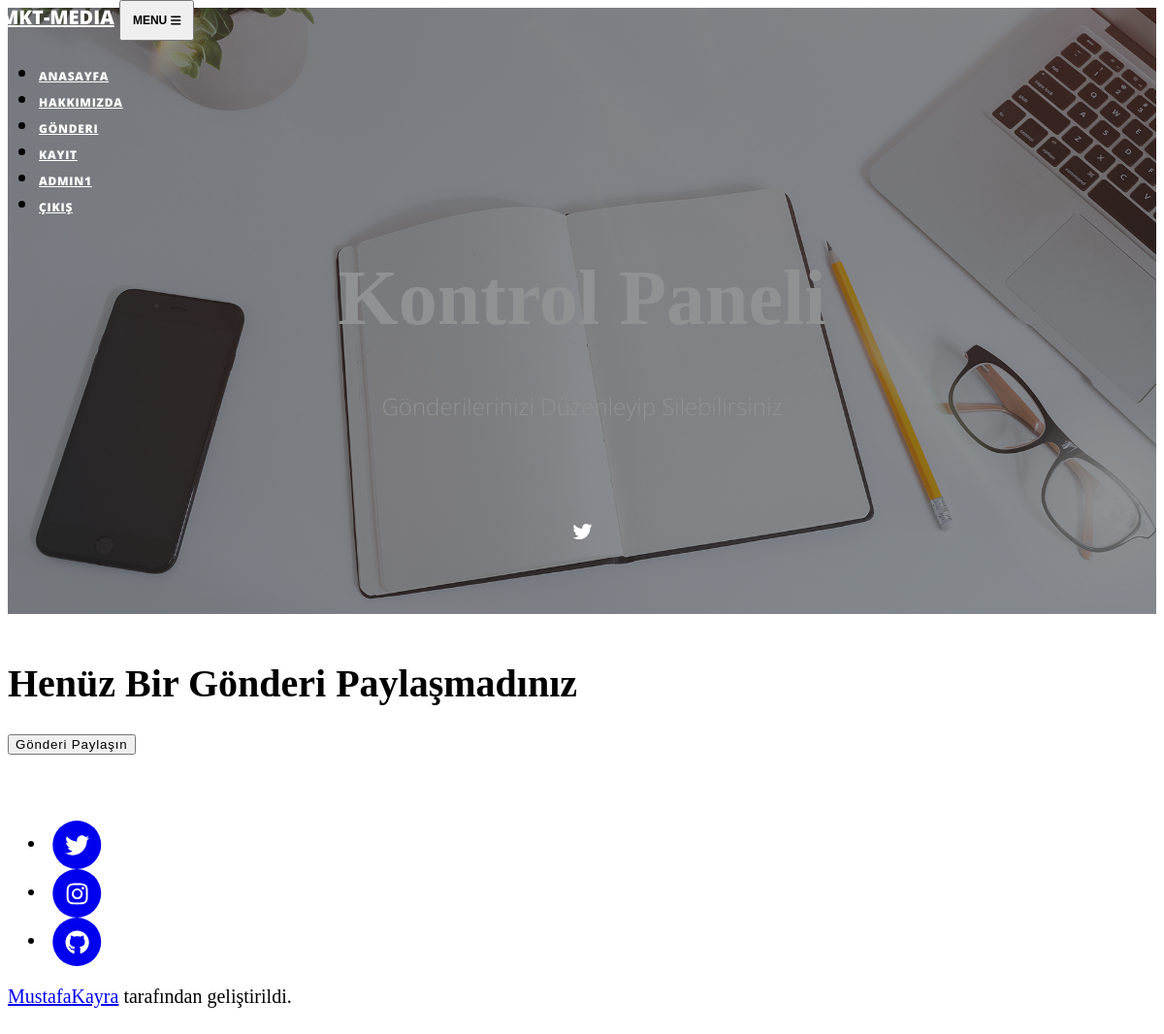
The app's page /Post/dashboard/ (signed in), older data.
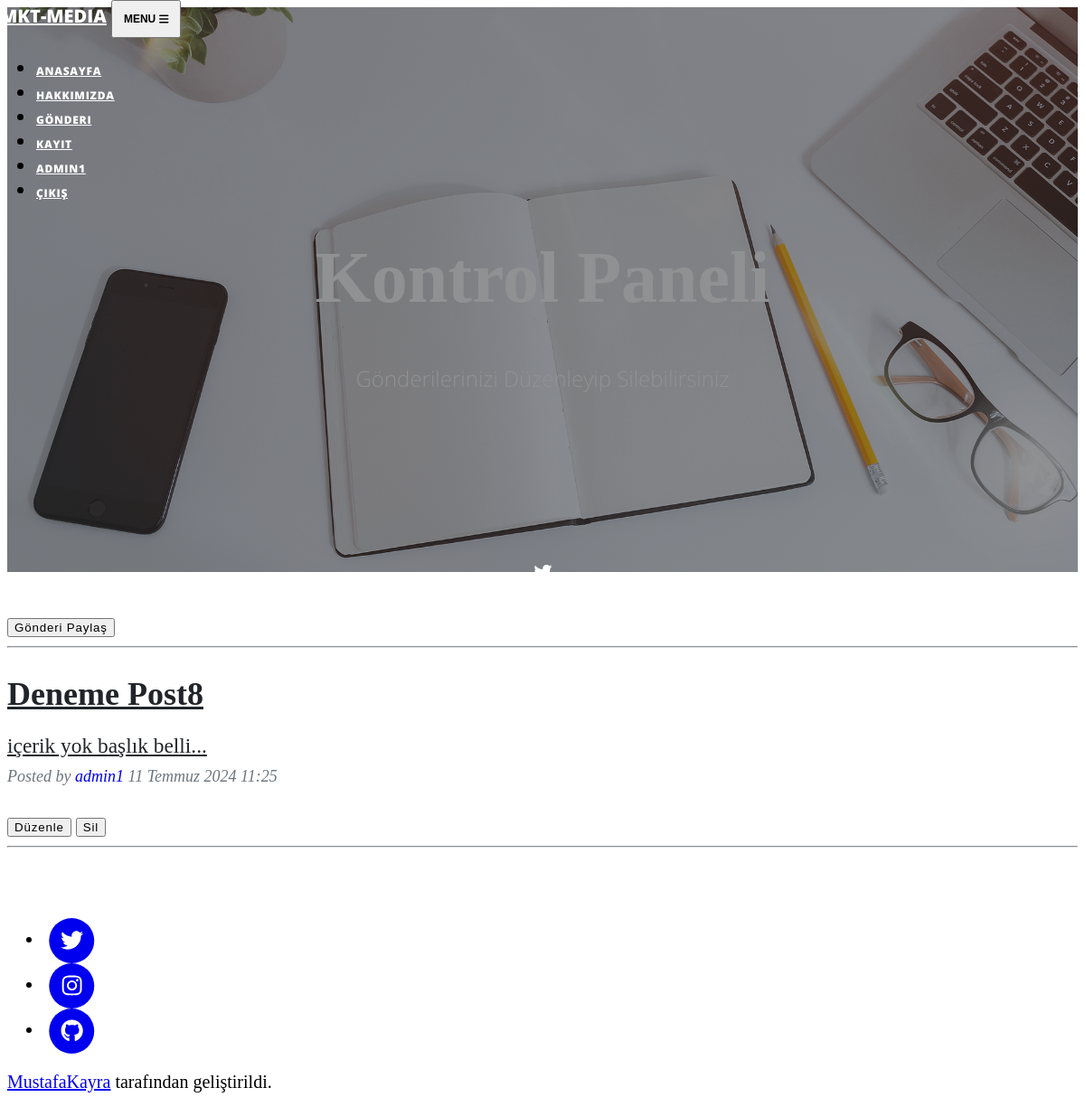
The same page, newer data.
### post/models.py (models this page shows, shortened)
class Post(models.Model):
    author = models.CharField(max_length=30,null=False,blank=False)
    title = models.CharField(max_length=100,null=False,blank=False)
    content = models.TextField(null=False,blank=False)
    email = models.CharField(max_length=50)
    date = models.DateTimeField(auto_now_add=True)
    slug = models.SlugField(null=False,blank=True,unique=True,db_index=True)
    def get_summary(self):
        return self.content[:30] + '...'

### post/views.py (the view)
# urls.py: path('dashboard/',views.dashboard,name="dashboard"),
def dashboard(request):
    posts = Post.objects.filter(author = request.user)
    context = {
        "posts":posts
    }
    return render(request,"dashboard.html",context)

### templates/dashboard.html (shortened to what this page needs)
{% extends "base.html" %}
{% load static %}
{% block body %}
        <header class="masthead" style="background-image: url('{% static 'img/home-bg.jpg' %}')">
            <div class="container position-relative px-4 px-lg-5">
                <div class="row gx-4 gx-lg-5 justify-content-center">
                    <div class="col-md-10 col-lg-8 col-xl-7">
                        <div class="site-heading">
                            <h1>Kontrol Paneli</h1>
                            <span class="subheading">Gönderilerinizi Düzenleyip Silebilirsiniz</span>
                        </div>
                    </div>
                </div>
            </div>
        </header>
        {% if posts %}
            <div class="container position-relative px-4 px-lg-5">
                <div class="row gx-4 gx-lg-5 justify-content-center">
                    <div class="col-md-10 col-lg-8 col-xl-7">
                        <div class="site-heading">
                            <a href="{% url 'addpost' %}"><button class="btn btn-dark">Gönderi Paylaş</button></a>
                            <hr>
                        </div>
                    </div>
                </div>
            </div>
        {% endif %}
    {% if posts %}
        {% for post in posts %}
        <div class="container px-4 px-lg-5">
            <div class="row gx-4 gx-lg-5 justify-content-center">
                <div class="col-md-10 col-lg-8 col-xl-7">
                    <div class="post-preview">
                        <a href="{% url 'postdetail' post.slug %}">
                            <h2 class="post-title">{{post.title}}</h2>
                            <h3 class="post-subtitle">{{post.get_summary}}</h3>
                        </a>
                        <p class="post-meta">
                            Posted by
                            <a href="#!">{{post.author}}</a>
                            {{post.date}}
                        </p>
                        <a href="{% url 'postupdate' post.slug %}"><button class="btn btn-dark">Düzenle</button></a> <a href="{% url 'deletepost' post.slug %}"><button class="btn btn-dark">Sil</button></a>
                    </div>
                    <hr class="my-4" />
                </div>
            </div>
        </div>
        {% endfor %}
    {% else %}
            <div class="container position-relative px-4 px-lg-5">
                <div class="row gx-4 gx-lg-5 justify-content-center">
                    <div class="col-md-10 col-lg-8 col-xl-7">
                        <div class="site-heading">
                            <h1>Henüz Bir Gönderi Paylaşmadınız</h1>
                            <a href="{% url 'addpost' %}"><button class="btn btn-dark">Gönderi Paylaşın</button></a>
                            <br>
                        </div>
                    </div>
                </div>
            </div>
    {% endif %}
{% endblock body %}

Row changes from the older to the newer data that the page shows:
now on this page (row edited): Post: title "Deneme Post8", get_summary "içerik yok başlık belli...", author "admin1", date "11 Temmuz 2024 11:25"
Text that changed along with them:
text no longer shown: "Henüz Bir Gönderi Paylaşmadınız Gönderi Paylaşın"
text now shown: "Gönderi Paylaş"
